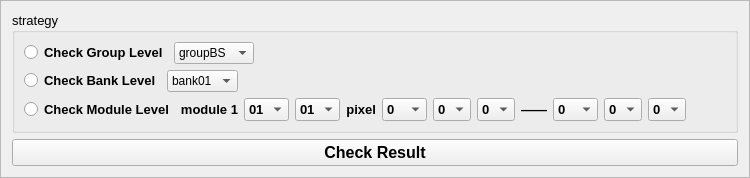
    <widget class="QFrame" name="frame_7">
     <property name="sizePolicy">
      <sizepolicy hsizetype="Preferred" vsizetype="Fixed">
       <horstretch>0</horstretch>
       <verstretch>0</verstretch>
      </sizepolicy>
     </property>
     <property name="styleSheet">
      <string notr="true">QFrame#frame_7 {
	background-color: rgb(210, 250, 255);
}</string>
     </property>
     <property name="frameShape">
      <enum>QFrame::StyledPanel</enum>
     </property>
     <property name="frameShadow">
      <enum>QFrame::Raised</enum>
     </property>
     <layout class="QVBoxLayout" name="verticalLayout_7">
      <item>
       <widget class="QGroupBox" name="groupBox">
        <property name="font">
         <font>
          <family>Arial</family>
          <pointsize>10</pointsize>
          <weight>50</weight>
          <bold>false</bold>
         </font>
        </property>
        <property name="title">
         <string>strategy</string>
        </property>
        <layout class="QVBoxLayout" name="verticalLayout_4">
         <item>
          <layout class="QHBoxLayout" name="horizontalLayout_19">
           <item>
            <widget class="QRadioButton" name="group_check">
             <property name="font">
              <font>
               <family>Arial</family>
               <pointsize>10</pointsize>
               <weight>75</weight>
               <bold>true</bold>
              </font>
             </property>
             <property name="text">
              <string>Check Group Level</string>
             </property>
            </widget>
           </item>
           <item>
            <widget class="QComboBox" name="group_select">
             <item>
              <property name="text">
               <string>groupBS</string>
              </property>
             </item>
             <item>
              <property name="text">
               <string>groupHA</string>
              </property>
             </item>
             <item>
              <property name="text">
               <string>groupSE</string>
              </property>
             </item>
             <item>
              <property name="text">
               <string>groupMA</string>
              </property>
             </item>
             <item>
              <property name="text">
               <string>groupSA</string>
              </property>
             </item>
            </widget>
           </item>
           <item>
            <spacer name="horizontalSpacer_4">
             <property name="orientation">
              <enum>Qt::Horizontal</enum>
             </property>
             <property name="sizeHint" stdset="0">
              <size>
               <width>40</width>
               <height>20</height>
              </size>
             </property>
            </spacer>
           </item>
          </layout>
         </item>
         <item>
          <layout class="QHBoxLayout" name="horizontalLayout_20">
           <item>
            <widget class="QRadioButton" name="bank_check">
             <property name="font">
              <font>
               <family>Arial</family>
               <pointsize>10</pointsize>
               <weight>75</weight>
               <bold>true</bold>
              </font>
             </property>
             <property name="text">
              <string>Check Bank Level</string>
             </property>
            </widget>
           </item>
           <item>
            <widget class="QComboBox" name="bank_select">
             <item>
              <property name="text">
               <string>bank01</string>
              </property>
             </item>
             <item>
              <property name="text">
               <string>bank02</string>
              </property>
             </item>
             <item>
              <property name="text">
               <string>bank03</string>
              </property>
             </item>
             <item>
              <property name="text">
               <string>bank04</string>
              </property>
             </item>
             <item>
              <property name="text">
               <string>bank05</string>
              </property>
             </item>
             <item>
              <property name="text">
               <string>bank06</string>
              </property>
             </item>
             <item>
              <property name="text">
               <string>bank07</string>
              </property>
             </item>
             <item>
              <property name="text">
               <string>bank08</string>
              </property>
             </item>
             <item>
              <property name="text">
               <string>bank09</string>
              </property>
             </item>
             <item>
              <property name="text">
               <string>bank10</string>
              </property>
             </item>
             <item>
              <property name="text">
               <string>bank11</string>
              </property>
             </item>
             <item>
              <property name="text">
               <string>bank12</string>
              </property>
             </item>
             <item>
              <property name="text">
               <string>bank13</string>
              </property>
             </item>
             <item>
              <property name="text">
               <string>bank14</string>
              </property>
             </item>
            </widget>
           </item>
           <item>
            <spacer name="horizontalSpacer_5">
             <property name="orientation">
              <enum>Qt::Horizontal</enum>
             </property>
             <property name="sizeHint" stdset="0">
              <size>
               <width>40</width>
               <height>20</height>
              </size>
             </property>
            </spacer>
           </item>
          </layout>
         </item>
         <item>
          <layout class="QHBoxLayout" name="horizontalLayout_21">
           <item>
            <widget class="QRadioButton" name="module_check">
             <property name="font">
              <font>
               <family>Arial</family>
               <pointsize>10</pointsize>
               <weight>75</weight>
               <bold>true</bold>
              </font>
             </property>
             <property name="text">
              <string>Check Module Level</string>
             </property>
            </widget>
           </item>
           <item>
            <widget class="QLabel" name="label_strategy_module1">
             <property name="font">
              <font>
               <family>Arial</family>
               <pointsize>10</pointsize>
               <weight>75</weight>
               <bold>true</bold>
              </font>
             </property>
             <property name="layoutDirection">
              <enum>Qt::RightToLeft</enum>
             </property>
             <property name="text">
              <string>module 1</string>
             </property>
             <property name="alignment">
              <set>Qt::AlignRight|Qt::AlignTrailing|Qt::AlignVCenter</set>
             </property>
            </widget>
           </item>
           <item>
            <widget class="QComboBox" name="resultcheck_module_num_1">
             <property name="sizePolicy">
              <sizepolicy hsizetype="Preferred" vsizetype="Fixed">
               <horstretch>0</horstretch>
               <verstretch>0</verstretch>
              </sizepolicy>
             </property>
             <property name="font">
              <font>
               <family>Arial</family>
               <pointsize>10</pointsize>
               <weight>75</weight>
               <bold>true</bold>
              </font>
             </property>
             <item>
              <property name="text">
               <string>01</string>
              </property>
             </item>
             <item>
              <property name="text">
               <string>02</string>
              </property>
             </item>
             <item>
              <property name="text">
               <string>03</string>
              </property>
             </item>
             <item>
              <property name="text">
               <string>04</string>
              </property>
             </item>
             <item>
              <property name="text">
               <string>05</string>
              </property>
             </item>
             <item>
              <property name="text">
               <string>06</string>
              </property>
             </item>
             <item>
              <property name="text">
               <string>07</string>
              </property>
             </item>
             <item>
              <property name="text">
               <string>08</string>
              </property>
             </item>
             <item>
              <property name="text">
               <string>09</string>
              </property>
             </item>
             <item>
              <property name="text">
               <string>10</string>
              </property>
             </item>
             <item>
              <property name="text">
               <string>11</string>
              </property>
             </item>
             <item>
              <property name="text">
               <string>12</string>
              </property>
             </item>
             <item>
              <property name="text">
               <string>13</string>
              </property>
             </item>
             <item>
              <property name="text">
               <string>14</string>
              </property>
             </item>
            </widget>
           </item>
           <item>
            <widget class="QComboBox" name="resultcheck_module_num_2">
             <property name="sizePolicy">
              <sizepolicy hsizetype="Preferred" vsizetype="Fixed">
               <horstretch>0</horstretch>
               <verstretch>0</verstretch>
              </sizepolicy>
             </property>
             <property name="font">
              <font>
               <family>Arial</family>
               <pointsize>10</pointsize>
               <weight>75</weight>
               <bold>true</bold>
              </font>
             </property>
             <item>
              <property name="text">
               <string>01</string>
              </property>
             </item>
             <item>
              <property name="text">
               <string>02</string>
              </property>
             </item>
             <item>
              <property name="text">
               <string>03</string>
              </property>
             </item>
             <item>
              <property name="text">
               <string>04</string>
              </property>
             </item>
             <item>
              <property name="text">
               <string>05</string>
              </property>
             </item>
             <item>
              <property name="text">
               <string>06</string>
              </property>
             </item>
             <item>
              <property name="text">
               <string>07</string>
              </property>
             </item>
             <item>
              <property name="text">
               <string>08</string>
              </property>
             </item>
             <item>
              <property name="text">
               <string>09</string>
              </property>
             </item>
             <item>
              <property name="text">
               <string>10</string>
              </property>
             </item>
             <item>
              <property name="text">
               <string>11</string>
              </property>
             </item>
             <item>
              <property name="text">
               <string>12</string>
              </property>
             </item>
             <item>
              <property name="text">
               <string>13</string>
              </property>
             </item>
             <item>
              <property name="text">
               <string>14</string>
              </property>
             </item>
            </widget>
           </item>
           <item>
            <widget class="QLabel" name="label_strategy_pixel">
             <property name="font">
              <font>
               <family>Arial</family>
               <pointsize>10</pointsize>
               <weight>75</weight>
               <bold>true</bold>
              </font>
             </property>
             <property name="text">
              <string>pixel</string>
             </property>
             <property name="alignment">
              <set>Qt::AlignRight|Qt::AlignTrailing|Qt::AlignVCenter</set>
             </property>
            </widget>
           </item>
           <item>
            <widget class="QComboBox" name="resultcheck_pixel_num_1">
             <property name="font">
              <font>
               <family>Arial</family>
               <pointsize>10</pointsize>
               <weight>75</weight>
               <bold>true</bold>
              </font>
             </property>
             <item>
              <property name="text">
               <string>0</string>
              </property>
             </item>
             <item>
              <property name="text">
               <string>1</string>
              </property>
             </item>
             <item>
              <property name="text">
               <string>2</string>
              </property>
             </item>
             <item>
              <property name="text">
               <string>3</string>
              </property>
             </item>
             <item>
              <property name="text">
               <string>4</string>
              </property>
             </item>
             <item>
              <property name="text">
               <string>5</string>
              </property>
             </item>
             <item>
              <property name="text">
               <string>6</string>
              </property>
             </item>
             <item>
              <property name="text">
               <string>7</string>
              </property>
             </item>
             <item>
              <property name="text">
               <string>8</string>
              </property>
             </item>
             <item>
              <property name="text">
               <string>9</string>
              </property>
             </item>
             <item>
              <property name="text">
               <string>10</string>
              </property>
             </item>
             <item>
              <property name="text">
               <string>11</string>
              </property>
             </item>
             <item>
              <property name="text">
               <string>12</string>
              </property>
             </item>
             <item>
              <property name="text">
               <string>13</string>
              </property>
             </item>
             <item>
              <property name="text">
               <string>14</string>
              </property>
             </item>
             <item>
              <property name="text">
               <string>15</string>
              </property>
             </item>
             <item>
              <property name="text">
               <string>16</string>
              </property>
             </item>
             <item>
              <property name="text">
               <string>17</string>
              </property>
             </item>
             <item>
              <property name="text">
               <string>18</string>
              </property>
             </item>
             <item>
              <property name="text">
               <string>19</string>
              </property>
             </item>
             <item>
              <property name="text">
               <string>20</string>
              </property>
             </item>
             <item>
              <property name="text">
               <string>21</string>
              </property>
             </item>
             <item>
              <property name="text">
               <string>22</string>
              </property>
             </item>
             <item>
              <property name="text">
               <string>23</string>
              </property>
             </item>
             <item>
              <property name="text">
               <string>24</string>
              </property>
             </item>
            </widget>
           </item>
           <item>
            <widget class="QComboBox" name="resultcheck_pixel_num_2">
             <property name="font">
              <font>
               <family>Arial</family>
               <pointsize>10</pointsize>
               <weight>75</weight>
               <bold>true</bold>
              </font>
             </property>
             <item>
              <property name="text">
               <string>0</string>
              </property>
             </item>
             <item>
              <property name="text">
               <string>1</string>
              </property>
             </item>
             <item>
              <property name="text">
               <string>2</string>
              </property>
             </item>
             <item>
              <property name="text">
               <string>3</string>
              </property>
             </item>
             <item>
              <property name="text">
               <string>4</string>
              </property>
             </item>
             <item>
              <property name="text">
               <string>5</string>
              </property>
             </item>
             <item>
              <property name="text">
               <string>6</string>
              </property>
             </item>
             <item>
              <property name="text">
               <string>7</string>
              </property>
             </item>
             <item>
              <property name="text">
               <string>8</string>
              </property>
             </item>
             <item>
              <property name="text">
               <string>9</string>
              </property>
             </item>
            </widget>
           </item>
           <item>
            <widget class="QComboBox" name="resultcheck_pixel_num_3">
             <property name="font">
              <font>
               <family>Arial</family>
               <pointsize>10</pointsize>
               <weight>75</weight>
               <bold>true</bold>
              </font>
             </property>
             <item>
              <property name="text">
               <string>0</string>
              </property>
             </item>
             <item>
              <property name="text">
               <string>1</string>
              </property>
             </item>
             <item>
              <property name="text">
               <string>2</string>
              </property>
             </item>
             <item>
              <property name="text">
               <string>3</string>
              </property>
             </item>
             <item>
              <property name="text">
               <string>4</string>
              </property>
             </item>
             <item>
              <property name="text">
               <string>5</string>
              </property>
             </item>
             <item>
              <property name="text">
               <string>6</string>
              </property>
             </item>
             <item>
              <property name="text">
               <string>7</string>
              </property>
             </item>
             <item>
              <property name="text">
               <string>8</string>
              </property>
             </item>
             <item>
              <property name="text">
               <string>9</string>
              </property>
             </item>
            </widget>
           </item>
           <item>
            <widget class="QLabel" name="label_strategy_to">
             <property name="font">
              <font>
               <family>Arial</family>
               <pointsize>10</pointsize>
               <weight>75</weight>
               <bold>true</bold>
              </font>
             </property>
             <property name="text">
              <string>——</string>
             </property>
             <property name="alignment">
              <set>Qt::AlignRight|Qt::AlignTrailing|Qt::AlignVCenter</set>
             </property>
            </widget>
           </item>
           <item>
            <widget class="QComboBox" name="resultcheck_pixel_num_4">
             <property name="font">
              <font>
               <family>Arial</family>
               <pointsize>10</pointsize>
               <weight>75</weight>
               <bold>true</bold>
              </font>
             </property>
             <item>
              <property name="text">
               <string>0</string>
              </property>
             </item>
             <item>
              <property name="text">
               <string>1</string>
              </property>
             </item>
             <item>
              <property name="text">
               <string>2</string>
              </property>
             </item>
             <item>
              <property name="text">
               <string>3</string>
              </property>
             </item>
             <item>
              <property name="text">
               <string>4</string>
              </property>
             </item>
             <item>
              <property name="text">
               <string>5</string>
              </property>
             </item>
             <item>
              <property name="text">
               <string>6</string>
              </property>
             </item>
             <item>
              <property name="text">
               <string>7</string>
              </property>
             </item>
             <item>
              <property name="text">
               <string>8</string>
              </property>
             </item>
             <item>
              <property name="text">
               <string>9</string>
              </property>
             </item>
             <item>
              <property name="text">
               <string>10</string>
              </property>
             </item>
             <item>
              <property name="text">
               <string>11</string>
              </property>
             </item>
             <item>
              <property name="text">
               <string>12</string>
              </property>
             </item>
             <item>
              <property name="text">
               <string>13</string>
              </property>
             </item>
             <item>
              <property name="text">
               <string>14</string>
              </property>
             </item>
             <item>
              <property name="text">
               <string>15</string>
              </property>
             </item>
             <item>
              <property name="text">
               <string>16</string>
              </property>
             </item>
             <item>
              <property name="text">
               <string>17</string>
              </property>
             </item>
             <item>
              <property name="text">
               <string>18</string>
              </property>
             </item>
             <item>
              <property name="text">
               <string>19</string>
              </property>
             </item>
             <item>
              <property name="text">
               <string>20</string>
              </property>
             </item>
             <item>
              <property name="text">
               <string>21</string>
              </property>
             </item>
             <item>
              <property name="text">
               <string>22</string>
              </property>
             </item>
             <item>
              <property name="text">
               <string>23</string>
              </property>
             </item>
             <item>
              <property name="text">
               <string>24</string>
              </property>
             </item>
            </widget>
           </item>
           <item>
            <widget class="QComboBox" name="resultcheck_pixel_num_5">
             <property name="font">
              <font>
               <family>Arial</family>
               <pointsize>10</pointsize>
               <weight>75</weight>
               <bold>true</bold>
              </font>
             </property>
             <item>
              <property name="text">
               <string>0</string>
              </property>
             </item>
             <item>
              <property name="text">
               <string>1</string>
              </property>
             </item>
             <item>
              <property name="text">
               <string>2</string>
              </property>
             </item>
             <item>
              <property name="text">
               <string>3</string>
              </property>
             </item>
             <item>
              <property name="text">
               <string>4</string>
              </property>
             </item>
             <item>
              <property name="text">
               <string>5</string>
              </property>
             </item>
             <item>
              <property name="text">
               <string>6</string>
              </property>
             </item>
             <item>
              <property name="text">
               <string>7</string>
              </property>
             </item>
             <item>
              <property name="text">
               <string>8</string>
              </property>
             </item>
             <item>
              <property name="text">
               <string>9</string>
              </property>
             </item>
            </widget>
           </item>
           <item>
            <widget class="QComboBox" name="resultcheck_pixel_num_6">
             <property name="font">
              <font>
               <family>Arial</family>
               <pointsize>10</pointsize>
               <weight>75</weight>
               <bold>true</bold>
              </font>
             </property>
             <item>
              <property name="text">
               <string>0</string>
              </property>
             </item>
             <item>
              <property name="text">
               <string>1</string>
              </property>
             </item>
             <item>
              <property name="text">
               <string>2</string>
              </property>
             </item>
             <item>
              <property name="text">
               <string>3</string>
              </property>
             </item>
             <item>
              <property name="text">
               <string>4</string>
              </property>
             </item>
             <item>
              <property name="text">
               <string>5</string>
              </property>
             </item>
             <item>
              <property name="text">
               <string>6</string>
              </property>
             </item>
             <item>
              <property name="text">
               <string>7</string>
              </property>
             </item>
             <item>
              <property name="text">
               <string>8</string>
              </property>
             </item>
             <item>
              <property name="text">
               <string>9</string>
              </property>
             </item>
            </widget>
           </item>
           <item>
            <spacer name="horizontalSpacer_6">
             <property name="orientation">
              <enum>Qt::Horizontal</enum>
             </property>
             <property name="sizeHint" stdset="0">
              <size>
               <width>40</width>
               <height>20</height>
              </size>
             </property>
            </spacer>
           </item>
          </layout>
         </item>
        </layout>
       </widget>
      </item>
      <item>
       <widget class="QPushButton" name="resultcheck_button">
        <property name="sizePolicy">
         <sizepolicy hsizetype="Minimum" vsizetype="Fixed">
          <horstretch>0</horstretch>
          <verstretch>0</verstretch>
         </sizepolicy>
        </property>
        <property name="font">
         <font>
          <family>Arial</family>
          <pointsize>12</pointsize>
          <weight>75</weight>
          <bold>true</bold>
         </font>
        </property>
        <property name="text">
         <string>Check Result</string>
        </property>
       </widget>
      </item>
     </layout>
    </widget>
